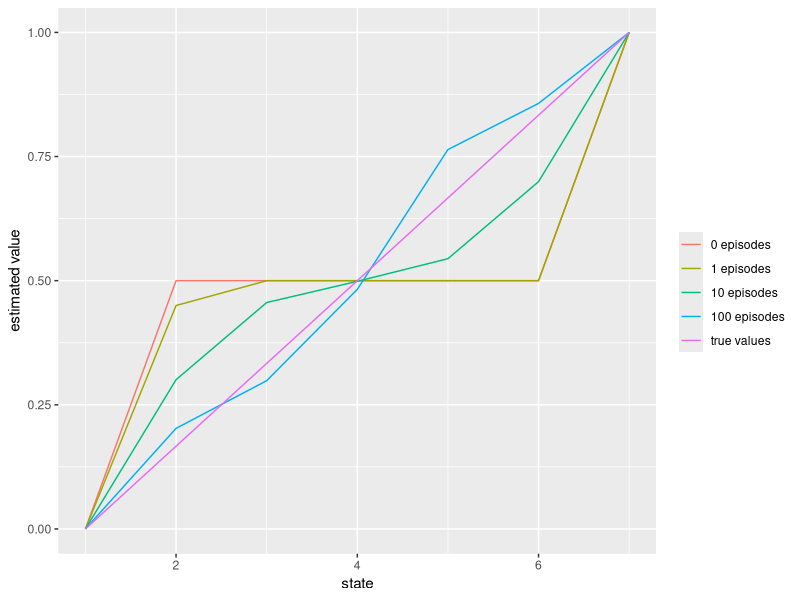
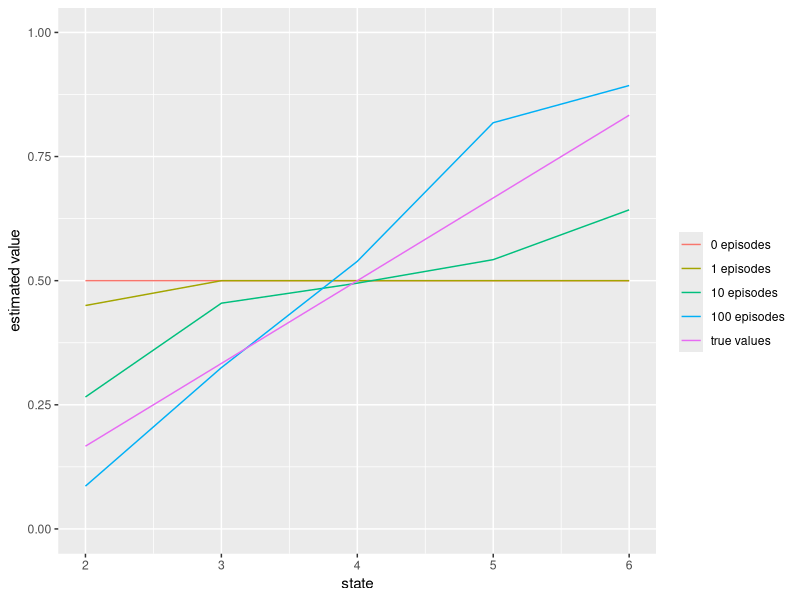

These charts were generated, in order, by the following R code:
library(tidyverse)

resample <- function(x, ...)
  x[sample.int(length(x), ...)]

init_state_values <- function(terminal_state = 7){
  V <<- c(0, rep(0.5, terminal_state - 2), 1)
}

episode <- function(terminal_state = 7, method = "TD", batch = FALSE, alpha = 0.1) {
  if(!any(toupper(method) == c("TD", "MC")))
    stop("please select an valid method: 'TD' or 'MC'.\n")
  
  current_state <- terminal_state %/% 2 + 1   # middle state is the first state
  
  states <- c(current_state)
  
  while(current_state != terminal_state & current_state != 1){
    action <- resample(c(-1,1), 1) # next action on random
    
    current_state <- current_state + action
    reward <- 0
    states <- append(states, current_state)
    
    if(toupper(method) == "TD" & !batch){
      # updating the state value in each step
      V[current_state - action] <<- V[current_state - action] +
        alpha * (reward + V[current_state] - V[current_state - action])
    }
  }
  
  if(toupper(method) == "MC"){
    # Monte Carlo part
    reward <- ifelse(current_state == terminal_state, 1, 0)
    if(!batch){
      for(state in states)
        V[state] <<- V[state] + alpha * (reward - V[state])
    }
  }
  
  return(list("states" = states, "rewards" = rep(reward, length(states) - 1)))
}

#calculating rmse
residual_error <- function(num_episodes, terminal_state, ...){
  init_state_values(terminal_state)
  true_V <- seq_len(terminal_state - 2) / (terminal_state - 1)
  rmse <- vector("double", num_episodes)
  for(i in seq_len(num_episodes)){
    episode(terminal_state, ...)
    rmse[[i]] <- sqrt(mean((V[2:(terminal_state - 1)] - true_V) ^ 2))
  }
  return(rmse)
}


batch_training <- function(num_episodes, terminal_state, method, alpha){
  init_state_values(terminal_state)
  
  batch_states <- list()
  batch_rewards <- list()
  errors <- vector("double", num_episodes)
  true_V <- seq_len(terminal_state - 2) / (terminal_state - 1)
  
  for(i in seq_len(num_episodes)){
    result <- episode(terminal_state, method = method, batch = TRUE)
    states <- result[["states"]]
    rewards <- result[["rewards"]]
    
    batch_states[[i]] <- states
    batch_rewards[[i]] <- rewards
    
    while(TRUE){
      update <- vector("double", length = terminal_state)
      
      for(j in seq_len(length(batch_rewards))){
        
        states <- batch_states[[j]]
        rewards <- batch_rewards[[j]]
        
        for(k in seq_len(length(rewards))) {
          if(toupper(method) == "TD"){
            update[[ states[[k]] ]] <- update[[ states[[k]] ]] + rewards[[k]] + V[states[[k + 1]]] - V[states[[k]]]
          } else{
            update[[ states[[k]] ]] <- update[[ states[[k]] ]] + rewards[[k]] - V[states[[k]]]
          }
        }
      }
      
      update <- update * alpha
      
      
      if(sum(abs(update)) < 1e-3)
        break
      
      V <<- V + update
    }
    
    errors[[i]] <- sqrt(mean((V[2:(terminal_state - 1)] - true_V) ^ 2))
  }
  
  return(errors)
}



# plotting figures

example6.2.1 <- function(without_terminal_states = FALSE){
  init_state_values(7)
  
  
  result <- list(V) # first element is state value before running anything
  count <- 2 # second element and so one
  
  for(num_episode in 1:100){
    episode()
    if(num_episode %in% c(1, 10, 100)){
      result[[count]] <- V
      count <- count + 1
    }
  }
  
  names(result) <- paste(c(0, 1, 10, 100), "episodes")
  result[["true values"]] <- 0:6 / 6
  
  lines <- imap(result, ~geom_line(aes(y = .x, color = .y)))
  
  
  states <- data.frame("state" = 1:7)
  
  plot <- ggplot(states, aes(x = state)) +
    lines +
    labs(y = "estimated value", colour = "")
  
  if(without_terminal_states){
    plot <- ggplot(states, aes(x = state)) +
      lines +
      xlim(2, 6) +
      labs(y = "estimated value", colour = "")
  }
  return(plot)
}


example6.2.2 <- function(){
  
  TD_errors <- list()
  for(alpha in c(0.15, 0.1, 0.05)){
    error_episodes <- vector("double", 100)
    for(run in 1:100){
      error_episodes <- error_episodes + residual_error(num_episodes = 100,
                                                        terminal_state = 7,
                                                        alpha = alpha)
    }
    TD_errors[[as.character(alpha)]] <- error_episodes/100
  }
  
  TD_lines <- imap(TD_errors, ~geom_line(aes(y = .x, color = .y)))

  
  MC_errors <- list()
  for(alpha in c(0.01, 0.02, 0.03, 0.04)){
    error_episodes <- vector("double", 100)
    for(run in 1:100){
      error_episodes <- error_episodes + residual_error(num_episodes = 100,
                                                        terminal_state = 7,
                                                        method = "MC",
                                                        alpha = alpha)
    }
    MC_errors[[as.character(alpha)]] <- error_episodes/100
  }
  MC_lines <- imap(MC_errors, ~geom_line(aes(y = .x, color = .y), linetype = "longdash"))
  
  
  episodes <- data.frame("episodes" = 1:100)
  
  plot <- ggplot(episodes, aes(x = episodes)) +
    MC_lines +
    TD_lines +
    scale_color_discrete(labels = c(
      paste("MC alpha = ", c(0.01, 0.02, 0.03, 0.04)),
      paste("TD alpha = ", c(0.15, 0.1, 0.05)))) +
    labs("empirical RMSE , averaged over states", color = "alpha")
  
  return(plot)
}




plot_fig6.2 <- function(){
  
  error_episodes <- vector("double", 100)
  for(run in 1:100){
    error_episodes <- error_episodes + batch_training(method = 'TD',
                                                      num_episodes = 100,
                                                      terminal_state = 7,
                                                      alpha = 0.001)
  }
  errors <- data.frame("TD" = error_episodes/100)

  

  error_episodes <- vector("double", 100)
  for(run in 1:100){
    error_episodes <- error_episodes + batch_training(method = 'MC',
                                                      num_episodes = 100,
                                                      terminal_state = 7,
                                                      alpha = 0.001)
  }
  errors$MC <- error_episodes/100
  
  errors$episodes <- 1:100
  
  plot <- ggplot(errors, aes(x = episodes)) +
    geom_line(aes(y = TD, color = "TD")) +
    geom_line(aes(y = MC, color = "MC")) + 
    labs(x = "walks / episodes", y = "RMSE, averaged over states", color = "method", title = "batch training")
  
  return(plot)
}

example6.2.1()
example6.2.1(TRUE)
# example6.2.2()
# plot_fig6.2()

